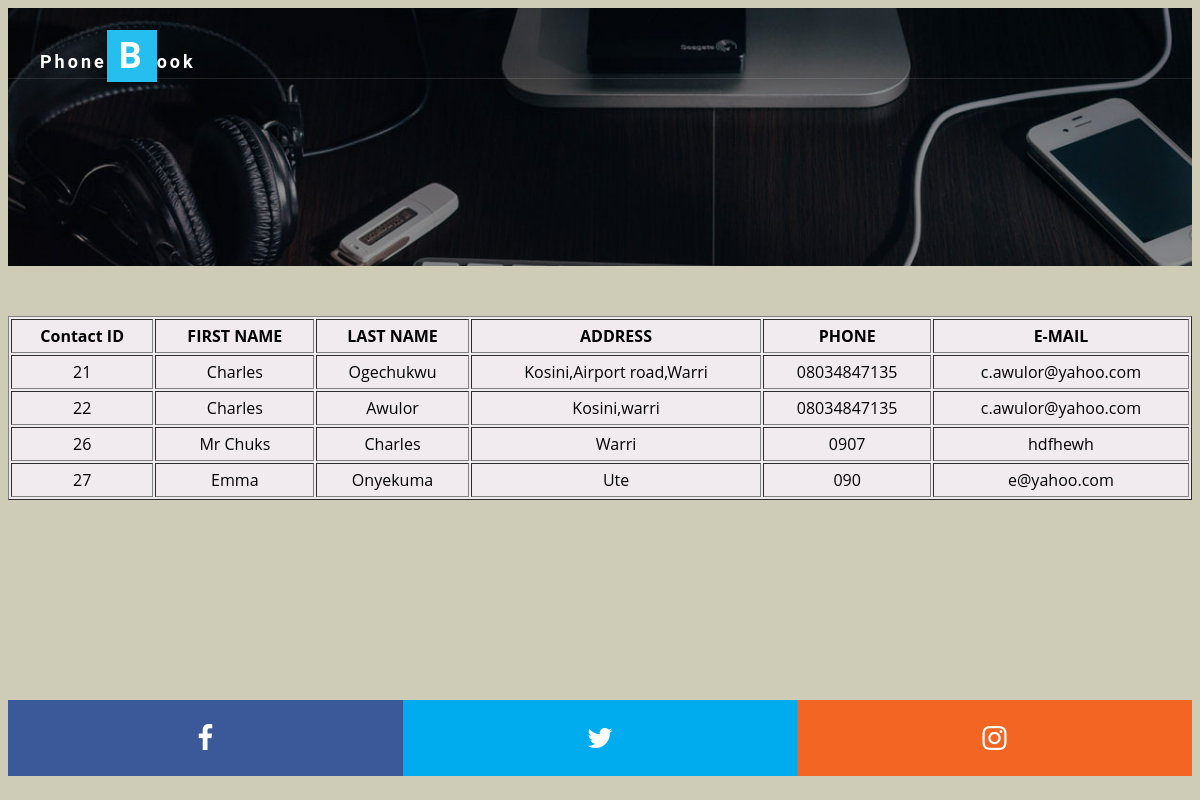
/contacttable.php (signed in), run on the app's committed database.
### tables this page shows
CREATE TABLE `contacttbl` (
  `contactid` int(11) NOT NULL,
  `userid` int(11) NOT NULL,
  `firstname` varchar(20) NOT NULL,
  `lastname` varchar(20) NOT NULL,
  `address` varchar(100) NOT NULL,
  `phone` varchar(20) NOT NULL,
  `email` varchar(30) NOT NULL
);

### contacttable.php (the view, shortened to what this page needs)
<link rel="stylesheet" href="css/flexslider.css" type="text/css" media="screen" property="" />
<link href="css/font-awesome.css" rel="stylesheet">
<link href="css/style.css" rel='stylesheet' type='text/css' />
</head>
<body>
<div class="inner_banner_agileinfo" id="home">
	<div class="top_banner">
		<div class="top_header_agile_info_w3ls">
		  <nav class="navbar navbar-default">
				<div class="navbar-header navbar-left">
					<h1><a class="navbar-brand" >Phone<span>B</span>ook</a></h1>
				</div>
		</div>
 </div>
 </div>
<div class="row" style="text-align:center;">
		<div class="col-sm-12">
             <table border="1" cellpadding="5" bgcolor="#f1eaee" width="100%" style="margin-bottom:200px; margin-top:50px;text-align:center;" >
			   <tr>
                   <th>Contact ID</th>
                   <th>FIRST NAME</th>
                   <th>LAST NAME</th>
                   <th>ADDRESS</th>
                   <th>PHONE</th>
				   <th>E-MAIL</th>
              </tr>
                    <?php
                    $servername="localhost";
                    $username="root";
                    $password="";
                    $dbname="registerdb";
                    $conn = new mysqli($servername, $username, $password, $dbname );
                    $userid=$_SESSION['userid'];
                    $qry = "select * from contacttbl where userid='$userid'";
                    $run = $conn->query($qry);
                    while($row =mysqli_fetch_array($run))
                     {
					$conid=$row['contactid'];
                    $fname= $row['firstname'];
                    $lname= $row['lastname'];
                    $add= $row['address'];
                    $phn= $row['phone'];
                    $mail= $row['email'];
                    echo "<tr>
                    <td>$conid</td>
                   <td>$fname</td>
                   <td>$lname</td>
                   <td>$add</td>
                   <td>$phn</td>
				   <td>$mail</td>
                     </tr>
					 ";
                      }
                   ?>
                   </table>
			 </div>
  </div>
	<div class="footer">
		<div class="social-agileinfo">
		<a href="#" class="social-icon-w3-agile facebook">
			<i class="fa fa-facebook" aria-hidden="true"></i>
		</a>
		<a href="#" class="social-icon-w3-agile twitter">
			<i class="fa fa-twitter" aria-hidden="true"></i>
		</a>
		<a href="#" class="social-icon-w3-agile rss">
			<i class="fa fa-instagram" aria-hidden="true"></i>
		</a>
	</div>
	</div>
</body>
</html>

### data on the page
contacttbl: contactid "21", firstname "Charles", lastname "Ogechukwu", address "Kosini,Airport road,Warri", phone "08034847135", email "c.awulor@yahoo.com"
contacttbl: contactid "22", firstname "Charles", lastname "Awulor", address "Kosini,warri", phone "08034847135", email "c.awulor@yahoo.com"
contacttbl: contactid "26", firstname "Mr Chuks", lastname "Charles", address "Warri", phone "0907", email "hdfhewh"
contacttbl: contactid "27", firstname "Emma", lastname "Onyekuma", address "Ute", phone "090", email "e@yahoo.com"
